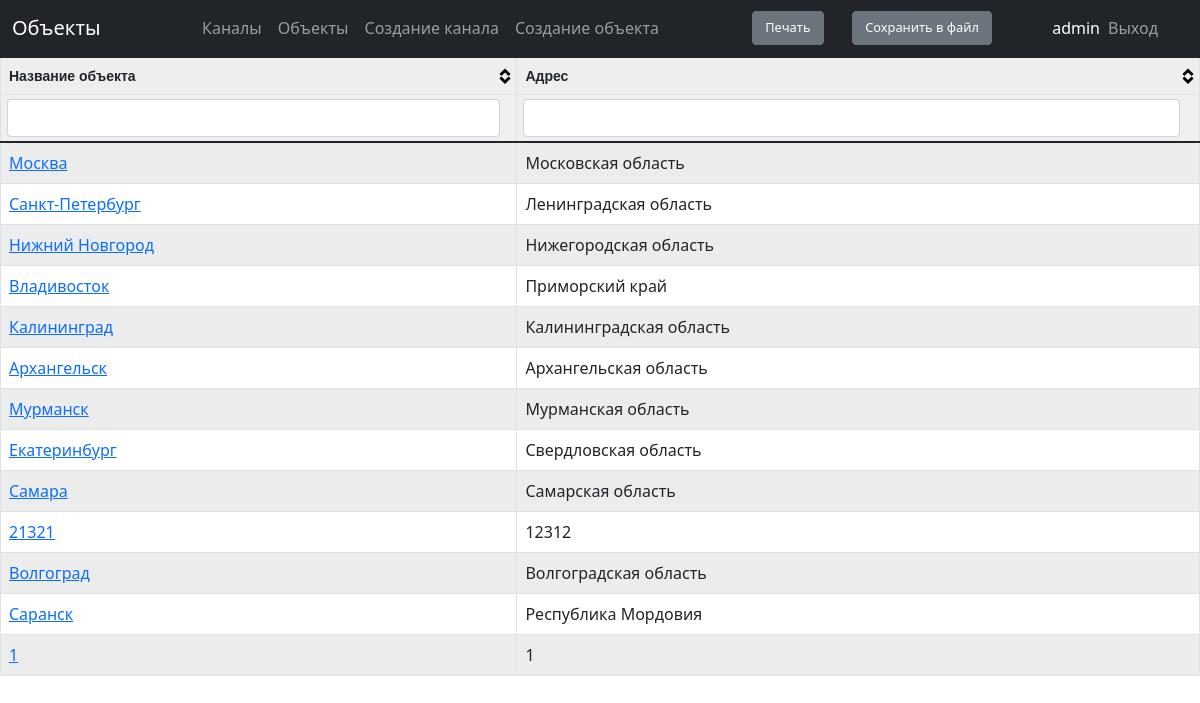
Before: /scheme/locations (signed in) with the older database file.
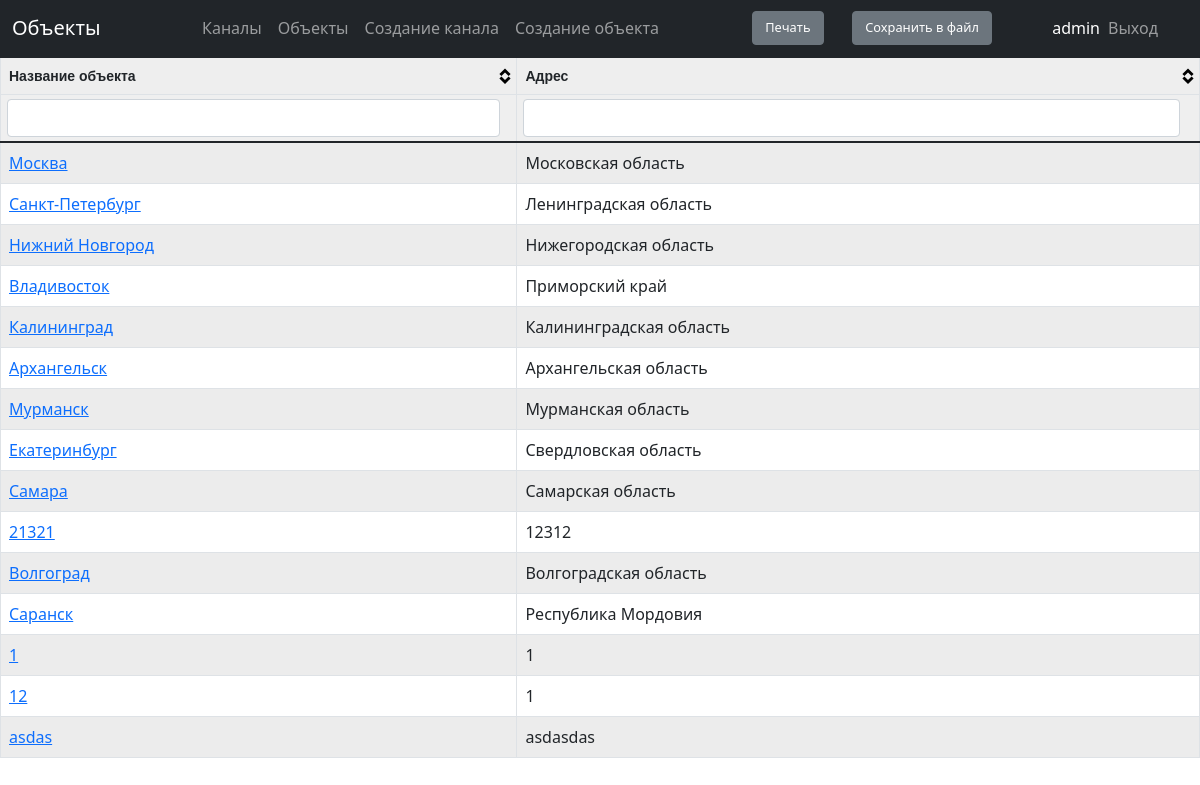
After: the same page with the newer database file.
### scheme/models.py (models this page shows, shortened)
class Locations(models.Model):
    location = models.CharField(max_length=100, unique=True, verbose_name='Название объекта')
    address = models.CharField(max_length=300, verbose_name='Адрес объекта', blank=True)
    class Meta:
        verbose_name = 'Объекты'
        verbose_name_plural = 'Объекты'

### scheme/views.py (the view)
# urls.py: path('locations', permission_required('scheme.view_locations')(views.LocationsView), name='url_locations'),
def LocationsView(request):
    locations = Locations.objects.all()
    context_object_name = 'locations'
    return render (request, 'scheme/locations.html',{'locations': locations})

### scheme/templates/scheme/locations.html
{% extends 'main/index.html' %}
{% block title %} Объекты {% endblock %}
{% block content %}
    <table id='tblData'>
        <thead>
            <th>Название объекта</th>
            <th>Адрес</th>
        </thead>
        <tbody>
        {% for i in locations %}
        <tr>
            <td><a href="{% url 'url_location_detail_view' i.id %}">{{i.location}}</a></td>
            <td>{{i.address}}</td>
        </tr>
        {%endfor%}
        </tbody>
    </table>
{% endblock%}

Changed rows visible on the page:
added Locations: location "12", address "1"
added Locations: location "asdas", address "asdasdas"
